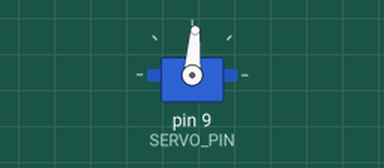
Bench run of a sketch on a simulated Arduino Uno, built with avr-gcc and run on an emulated ATmega328P. Parts: servo.

Above: at 0.75 s.
At 1.55 s:
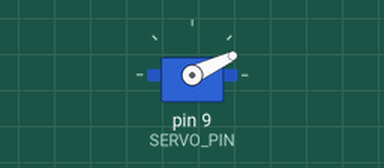
At 2.35 s:
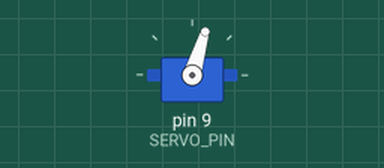
At 4.75 s:
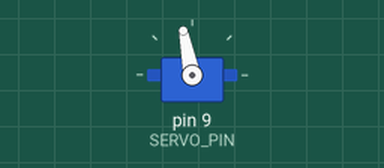
Timing chart, 0 to 8.0 s (numbered marks = the images above):
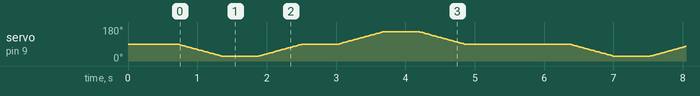

The sketch:

01_Servo_Only_Test.ino
```cpp
/*
  ServoOnlyTest.ino
  Safe diagnostic: this program NEVER drives the motors.

  Upload this with the car raised / wheels clear. It should move the ultrasonic
  sensor slowly: centre -> right -> centre -> left -> centre, then repeat.
*/
#include <Servo.h>

const byte SERVO_PIN = 9;
Servo head;

void setup() {
  head.attach(SERVO_PIN);
  head.write(90);
  delay(700);
}

void goSmoothly(int target) {
  int now = head.read();
  int step = (target > now) ? 2 : -2;
  for (int p = now; (step > 0) ? p < target : p > target; p += step) {
    head.write(p);
    delay(20);
  }
  head.write(target);
  delay(500);
}

void loop() {
  goSmoothly(25);
  goSmoothly(90);
  goSmoothly(155);
  goSmoothly(90);
  delay(1000);
}
```
